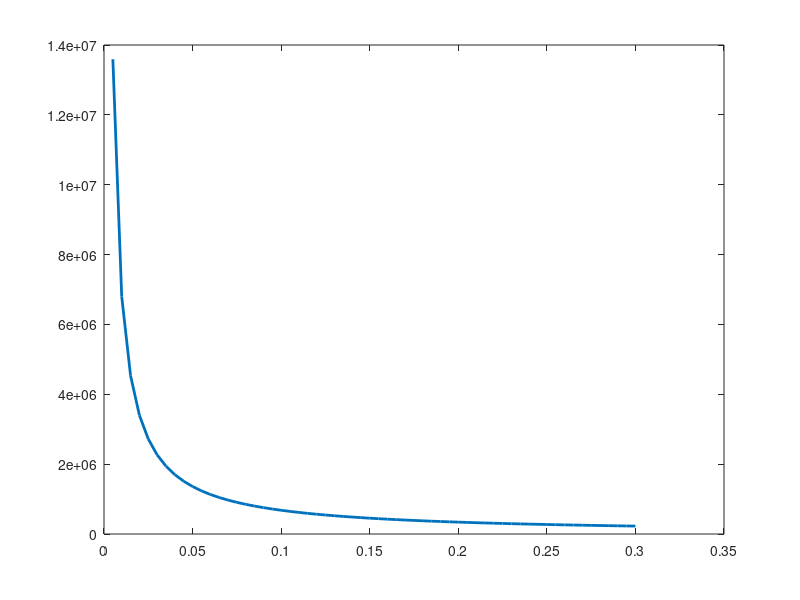
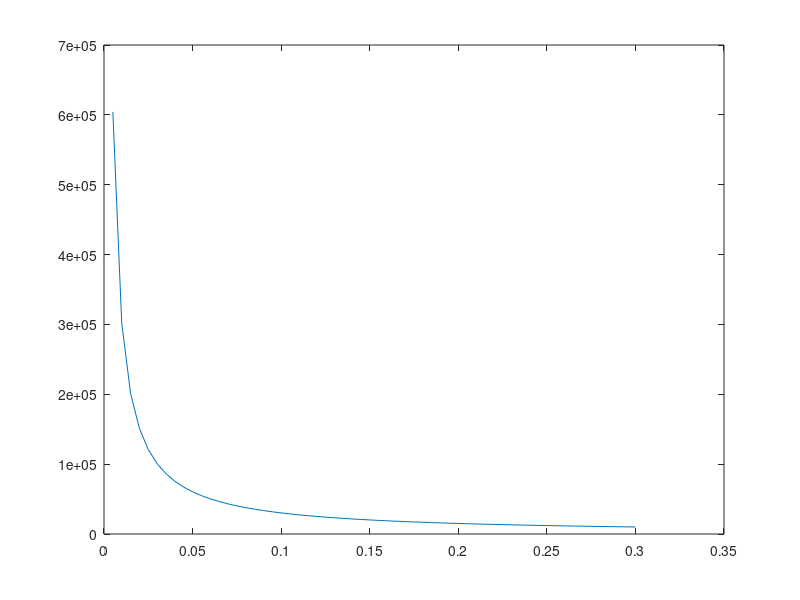
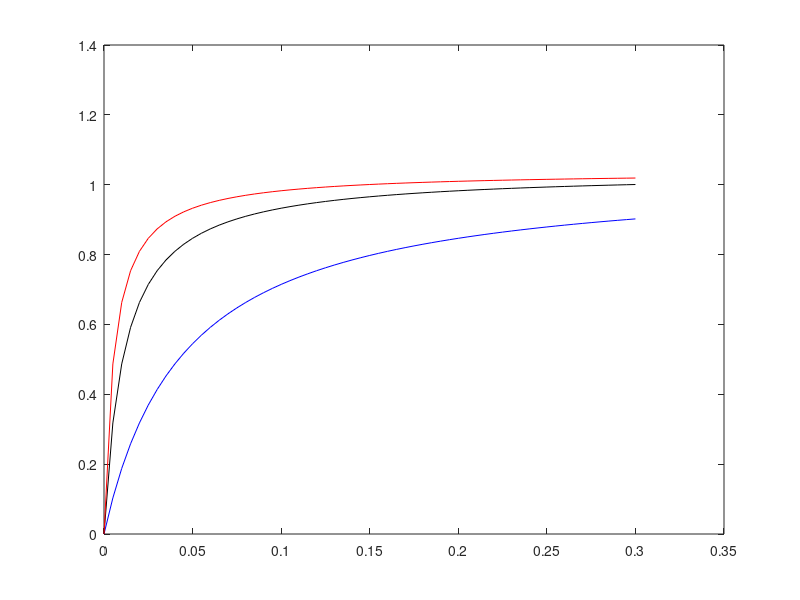
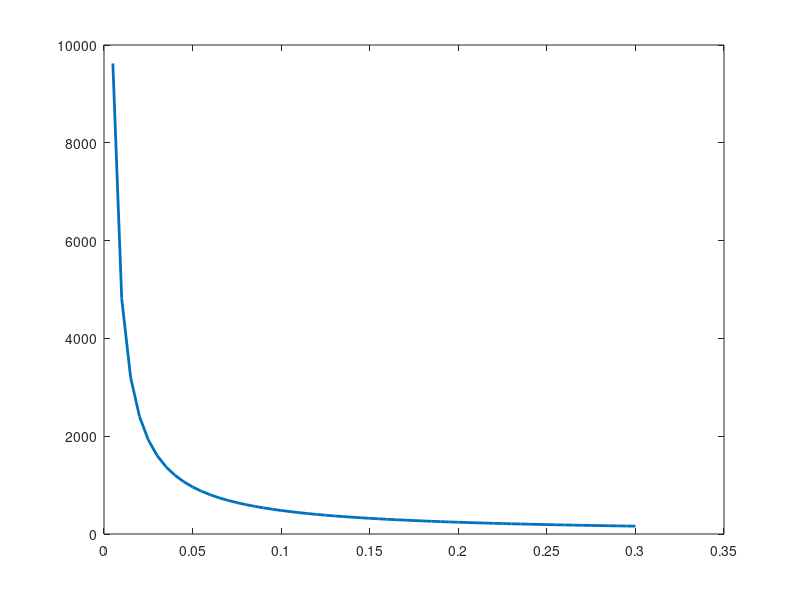

Write MATLAB code to recreate these figures, in order.

L_s = 10^((log10(2)+log10(20))/2);
L_m = 10^((log10(20)+log10(200))/2);
L_l = 10^((log10(200)+log10(2000))/2);

M_s = 0.01 * (0.1*L_s)^3;
M_m = 0.01 * (0.1*L_m)^3;
M_l = 0.01 * (0.1*L_l)^3;

q=0.8;
h=85;
w=0.0025298;
prey=0:0.005:0.3;
gamma=8e4;
% Small
AS = (gamma*M_s^0.8)/365;
cmaxS = (h.*M_s^0.75)/365 / M_s;
metS = (0.05 * cmaxS);
%to get con/cmax = 0.6
lam1S = 365*1.5*(cmaxS) ./ (prey.*M_s^q);
figure
plot(prey,lam1S,'LineWidth',2)
%to get con*assim>metab
lam2S = 365* (metS) ./ ((0.8-0.05) .* M_s^q .*prey);
figure
plot(prey,lam2S)

%%
AS1=(1e6*M_s^0.8)/365;
AS2=(4e6*M_s^0.8)/365;
AS3=(8e6*M_s^0.8)/365;
con1=(cmaxS.*AS1*prey)./(cmaxS+AS1.*prey);
con2=(cmaxS.*AS2*prey)./(cmaxS+AS2.*prey);
con3=(cmaxS.*AS3*prey)./(cmaxS+AS3.*prey);
figure
plot(prey,con1,'b'); hold on;
plot(prey,con2,'k'); hold on;
plot(prey,con3,'r'); hold on;


%% Med
AM = (gamma*M_m^0.8)/365;
cmaxM = (h.*M_m^0.75)/365 / M_m;
metM = (0.05 * cmaxM);
%to get con/cmax = 0.6
lam1M = 365*1.5*(cmaxM) ./ (prey.*M_m^q);
figure
plot(prey,lam1M,'LineWidth',2)
%to get con*assim>metab
lam2M = 365* (metM) ./ ((0.8-0.05) .* M_m^q .*prey);
figure
plot(prey,lam2M)

% Lrg
AL = (gamma*M_l^0.8)/365;
cmaxL = (h.*M_l^0.75)/365 / M_l;
metL = (0.05 * cmaxL);
%to get con/cmax = 0.6
lam1L = 365*1.5*(cmaxL) ./ (prey.*M_l^q);
figure
plot(prey,lam1L,'LineWidth',2)
%to get con*assim>metab
lam2L = 365* (metL) ./ ((0.8-0.05) .* M_l^q .*prey);
figure
plot(prey,lam2L)

%% Temp effects
temp=-2:30;
cmaxs = exp(0.063*(temp-10.0)) .* (h.*M_s^0.75)/365 / M_s;
cmaxm = exp(0.063*(temp-10.0)) .* (h.*M_m^0.75)/365 / M_m;
cmaxl = exp(0.063*(temp-10.0)) .* (h.*M_l^0.75)/365 / M_l;

figure
subplot(3,1,1)
plot(temp,cmaxs)
subplot(3,1,2)
plot(temp,cmaxm)
subplot(3,1,3)
plot(temp,cmaxl)
